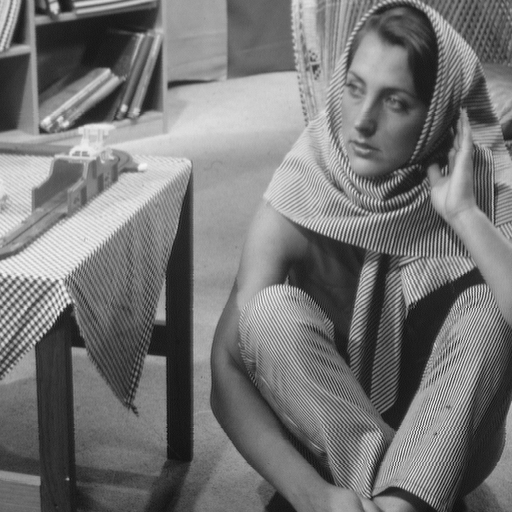
%> input picture assignment1/Q2/data/barbara.png, 512 x 512 px
$ octave myMainScript.m   (GNU Octave 9; MATLAB toolbox functions it lacks are replaced by stand-ins)
%> lines starting %> are read from the running program, lines starting %| are printed output that depends on the picture
### assignment1/Q2/codes/myLinearContrastStretching.m
%% Linear Contrast Stretching
% Observation : For image (5) the output that we get is not much contrasted as is required. Hence, linear contrast stretching isn't effective in this case. The reason for this is that linear contrast stretching maps the minimum value of the pixels of image to 0 and the maximum value to 255 and spreads all the internal pixels linerly between them. However for this image the minimum and maximum values of pixels (for every color) vary from 0 to 255 itself, hence negligible spreading is achieved.

%% Formula for Linear Function
% for every color $i$ with intensity $x_i$
%
% $x_i=(x_i-min)*255/(max-min)$

%% Function
function myLinearContrastStretching(img_name)
%> called with img_name = '../data/barbara.png'
  [img, map] = imread(img_name);
%> img is the input picture: size 512x512 uint8; min 12, max 246, mean 117.4
%> map = []
  [~,~,d] = size(img);
%> d = 1
  img_out = img;

%% Iterating over all channels
  for k=1:d
      max_n = max(max(img(:,:,k)));
      min_n = min(min(img(:,:,k)));
      if max_n ~= min_n
          img_out(:,:,k) = (img(:,:,k)-min_n)*(255/(max_n-min_n));
      end
  end
%> this loop made 1 pass
%> (max_n, min_n) on pass 1: (246, 12)
%> call 2 of myLinearContrastStretching, with img_name = '../data/TEM.png'
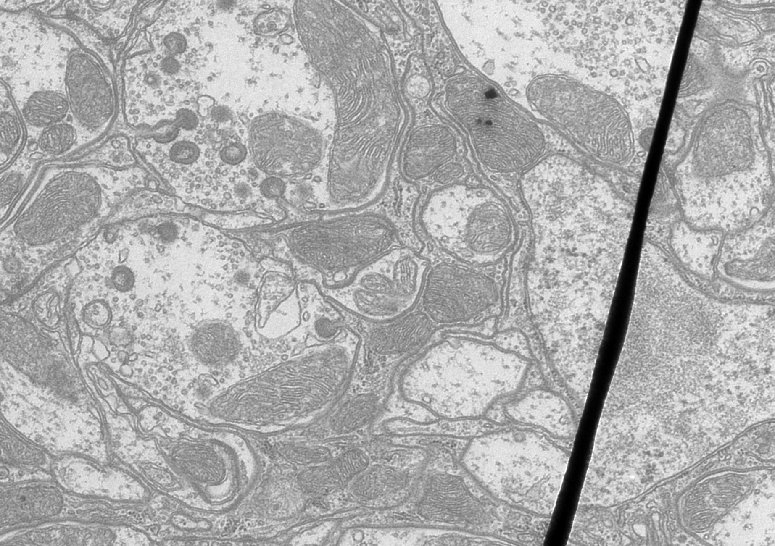
%> input picture assignment1/Q2/data/TEM.png, 775 x 546 px
%> in myLinearContrastStretching, img is the input picture: size 546x775 uint8; min 0, max 255, mean 173
%> the loop in myLinearContrastStretching (call 2), `for k=1:d` made 1 pass
%> (max_n, min_n) on pass 1: (255, 0)
%> call 3 of myLinearContrastStretching, with img_name = '../data/canyon.png'
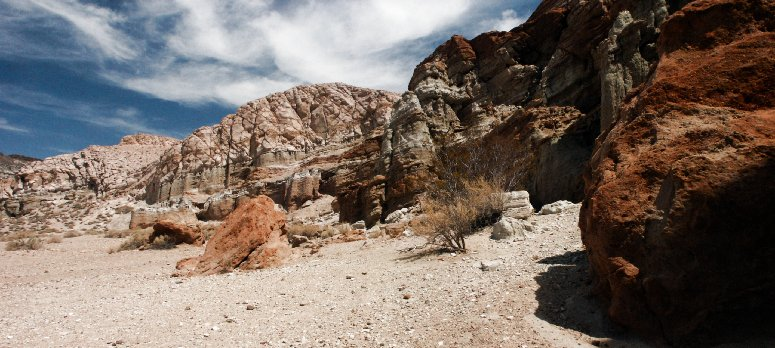
%> input picture assignment1/Q2/data/canyon.png, 775 x 348 px
%> in myLinearContrastStretching, img is the input picture: size 348x775x3 uint8; mean R, G, B 121.8, 109.4, 101.3
%> the loop in myLinearContrastStretching (call 3), `for k=1:d` made 3 passes
%> max_n on passes 1 to 3: 255, 253, 252
%> call 4 of myLinearContrastStretching, with img_name = '../data/church.png'
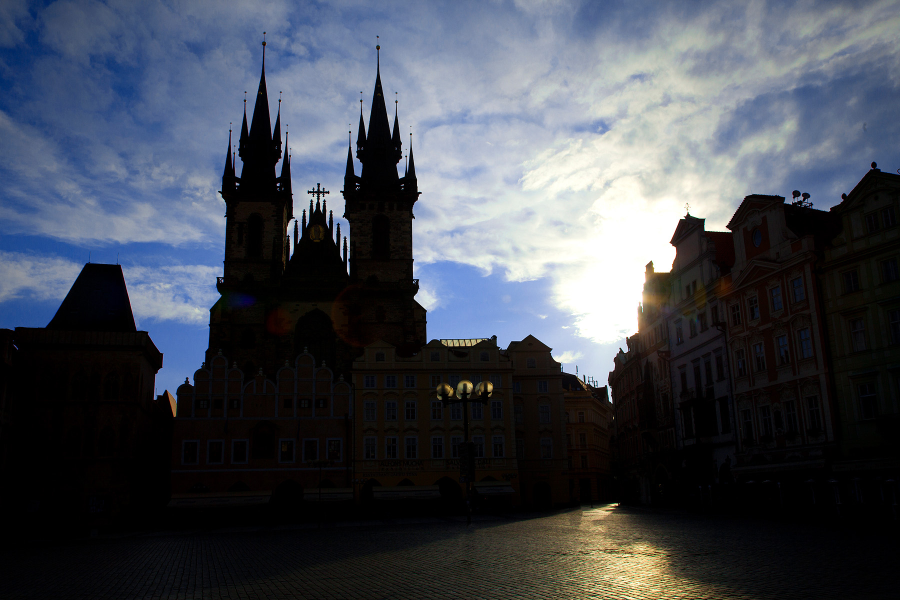
%> input picture assignment1/Q2/data/church.png, 1800 x 1200 px (shown at 1/2 size)
%> in myLinearContrastStretching, img is the input picture: size 1200x1800x3 uint8; mean R, G, B 67.6, 72.6, 82.2

  iptsetpref('ImshowAxesVisible','on');
  figure('units','normalized','outerposition',[0 0 1 1]);
  subplot(1,2,1);
  imshow(img, map), colorbar;
  title('Original Image');
  subplot(1,2,2);
  imshow(img_out, map), colorbar;
  title('Contrast Stretched Image');


end

### assignment1/Q2/codes/myHE.m
%% Histogram Equalization
% For image (5) histogram equaliztion is much better than linear contrasting. This is because for the image there is a large frequency of pixels with both high intensity and low intensity. So on application of histogram equaliztion this constricted data spread is distributed over all the histograms by equalizing it with  uniform cdf. Thus giving a better output having color intensities ranging over the  middle values as well.

%% Function
function myHE(img_name)
%> called with img_name = '../data/barbara.png'
% apply histogram equalization on a given image
  [img, map] = imread(img_name);
  [w,h,d] = size(img);
%> w = 512; h = 512; d = 1
  img_out = img;
  i=1:w;
%> i = 512 values from 1 to 512
  j=1:h;
%> j = 512 values from 1 to 512

  %% Iterating over all channels
  for k=1:d
    x = reshape(img(i,j,k), 1, w*h);
    hist_ = histc(x, 0:255); % histogram of given image
    cdf = cumsum(hist_); % cdf of given image
    cdf = (cdf/cdf(256))*255;
    img_out(i,j,k) = cdf(img(i,j,k)+1);
  end
%> call 3 of myHE, with img_name = '../data/canyon.png'
%> after the loop in myHE (call 3), `for k=1:d`:
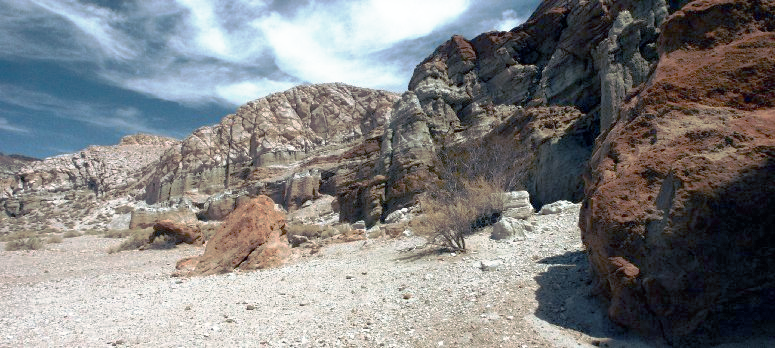
%> img_out: size 348x775x3 uint8; mean R, G, B 128.1, 128.1, 128.3
%> call 4 of myHE, with img_name = '../data/church.png'
%> after the loop in myHE (call 4), `for k=1:d`:
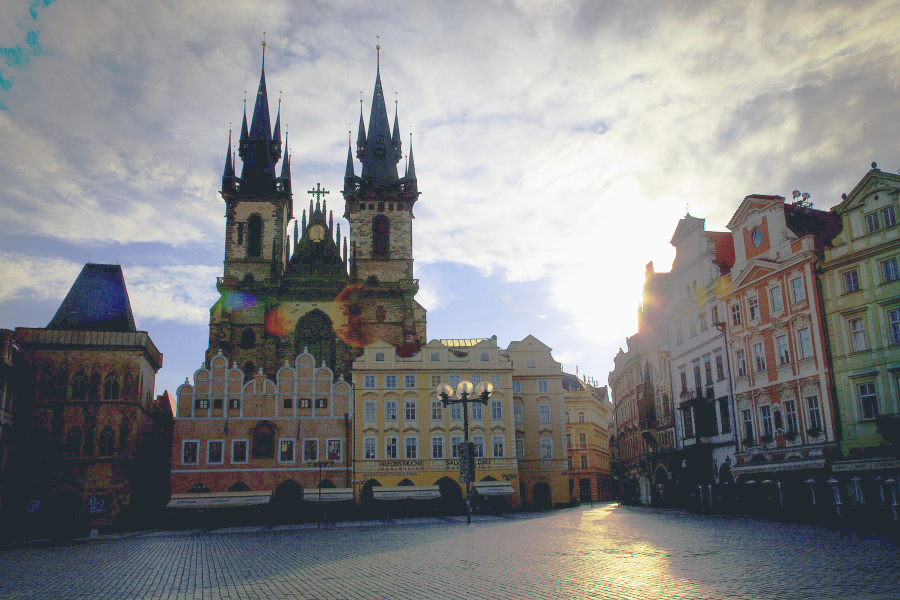
%> img_out: size 1200x1800x3 uint8 (shown at 1/2 size); mean R, G, B 130.6, 131.6, 132.6

  iptsetpref('ImshowAxesVisible','on');
  figure('units','normalized','outerposition',[0 0 1 1])
  subplot(1,2,1);
  imshow(img, map), colorbar;
  title('Original Image')
  subplot(1,2,2);
  imshow(img_out, map), colorbar;
  title('Historgram Equalized Image')

end

### assignment1/Q2/codes/myHM.m
%% Histogram Matching
% Observation : The output image that we get seems to be much better than the input dull image (retina.png). The reason for this is that histogram matching involves calculating the cdf of the reference image and then matching the input image to its calculated cdf. And since the histogram of the reference image is much better distributed, when it is matched upon the input image the output that we get is much better.

%% Function
function myHM()
% apply histogram matching on img with respect to img_ref
  [img, map1] = imread('../data/retina.png');
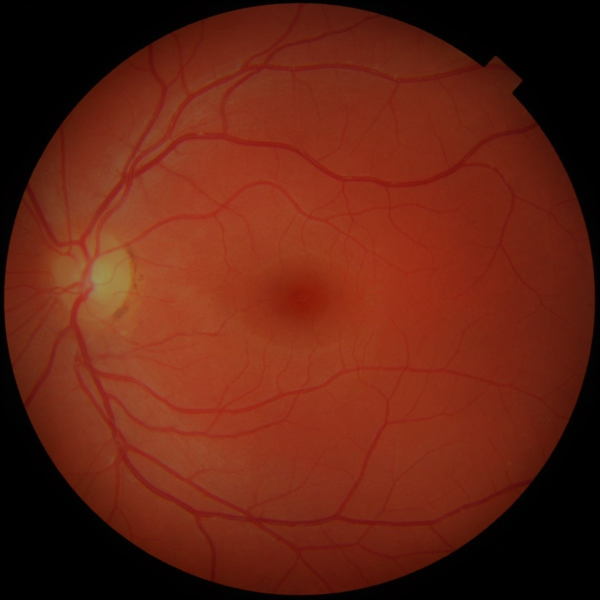
%> input picture assignment1/Q2/data/retina.png, 1200 x 1200 px (shown at 1/2 size)
%> img is the input picture: size 1200x1200x3 uint8; mean R, G, B 101, 35.2, 19.1
%> map1 = []
  [img_ref, map2] = imread('../data/retinaRef.png');
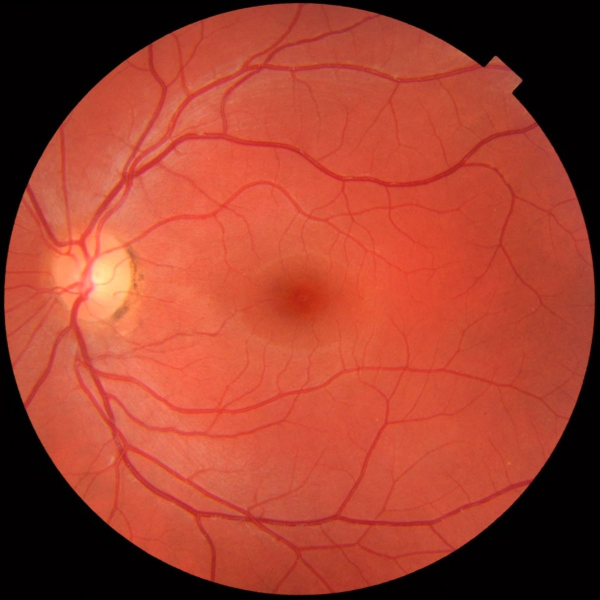
%> input picture assignment1/Q2/data/retinaRef.png, 1200 x 1200 px (shown at 1/2 size)
%> img_ref is the input picture: size 1200x1200x3 uint8; mean R, G, B 159.5, 63.5, 46.2
%> map2 = []
%> the run ends on the next line
  mask = imread('../data/retinaMask.png');
  refmask = imread('../data/retinaRefMask.png');

  [w,h,d] = size(img);
  [wr, hr, ~] = size(img_ref);

  img_out_hm = img;
  img_out_he = img;
  i=1:w;
  j=1:h;

  %% Iterating over all channels
  for k=1:d

    x = img(:,:,k);
    x(mask == 0) = -1; % set background pixels=-1
    x = reshape(x, 1, w*h);
    hist_img = histc(x, 0:255);

    cdf = cumsum(hist_img);
    cdf = cdf/cdf(256);
    img_out_hm(i,j,k) = cdf(img(i,j,k)+1);

    x = img_ref(:,:,k);
    x(refmask == 0) = -1;
    x = reshape(x, 1, wr*hr);
    hist_ref = histc(x, 0:255);
    cdf_ref = cumsum(hist_ref);
    cdf_ref = cdf_ref/cdf_ref(256);

    cdf_inv = zeros(1,256);
    for l=1:256
        % get cdf_inverse for discrete variable
        [~,cdf_inv(1,l)]=min(abs(cdf_ref-cdf(1,l)));
    end

    img_out_hm(i,j,k) = cdf_inv(img(i,j,k)+1);
  end
  img_out_hm(mask==0) = 0;
  img_out_he(mask==0) = 0;

  iptsetpref('ImshowAxesVisible','on');
  figure('units','normalized','outerposition',[0 0 1 1]);
  subplot(1,3,1);
  imshow(img, map1), colorbar;
  title('Original Image');
  subplot(1,3,2);
  imshow(img_out_hm, map2), colorbar;
  title('Histogram matched Image');
  subplot(1,3,3);
  imshow(img_out_he, map2), colorbar;
  title('Histogram equalized Image');
end

### assignment1/Q2/codes/myMainScript.m
%% MyMainScript

tic;
myLinearContrastStretching('../data/barbara.png');
myLinearContrastStretching('../data/TEM.png');
myLinearContrastStretching('../data/canyon.png');
myLinearContrastStretching('../data/church.png');
myHE('../data/barbara.png');
myHE('../data/TEM.png');
myHE('../data/canyon.png');
myHE('../data/church.png');
myHM();
